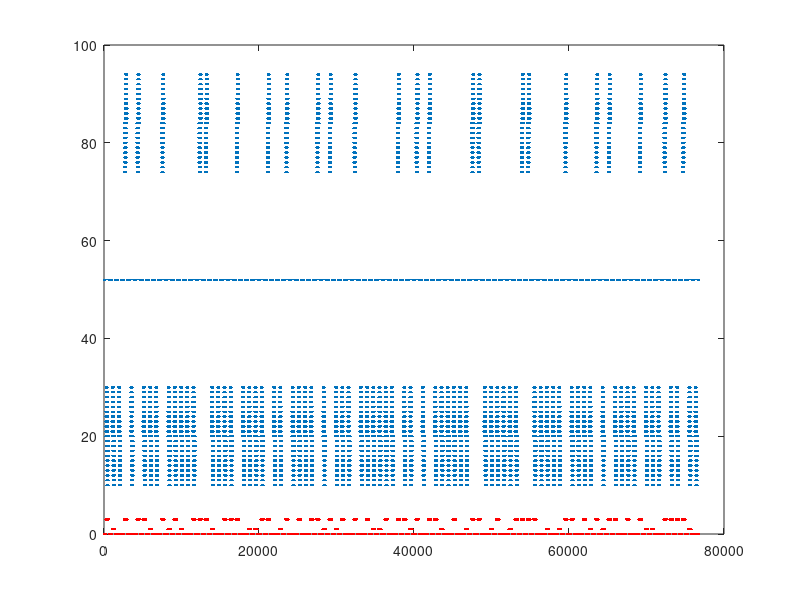

Source code (MATLAB):
% makeFunctionTwoStripegs4rand.m
% 1/9/2012, modified from
% makeFunctionMultiStripegs4rand.m
% 12/4/2012, modified from
% makeFunctionMultiStripegs4.m
% 12/4/2012, modified from
% makeFunctionExpandingOscillatingStripe4.m
% 11/14/2012 modified from
% % makeFunctionExpandingStripe4.m and makeFunctionStripeBlobGrating3.m
% 11/14/2012, modified from
% makeFunctionSpinningStripe4.m
% 10/16/2012, modified from
% makeFunctionStripeBlobGratinggs4.m
% PTW 8/29/2012 hack for gs=4, modified from
% makeFunctionStripeBlobGratinggs3.m

UPDATE_RATE_FPS = 100;
OSC_DURATION_SEC = 4;
BLANK_DURATION_SEC = 4;
OSC_FREQ_HZ = .5;

step_size = 1/UPDATE_RATE_FPS;
tBlank = 0:step_size:BLANK_DURATION_SEC/2-step_size;
tOsc = 0:step_size:OSC_DURATION_SEC;
%% make oscillating stripe functions
OSC_AMP_FRAMES = 10; % 20 frames (pixels) = 45 degrees

CENTER_POS_OFFSET = 104; % center position is x=1 (or x=105)
MAX_POS_X = 104; % maximum pattern position
MAX_POS_Y = 4;
RIGHT_OSC_OFFSET = 20; % right position is x=21
LEFT_OSC_OFFSET = 84; % 85
BLANK_POS_OFFSET_X = 52; % 53
BLANK_POS_OFFSET_Y = 0; % blank position is y=1
ONE_STRIPE_OFFSET_Y = 0;
TWO_STRIPE_OFFSET_Y = 1;
THREE_STRIPE_OFFSET_Y = 2;
TWO_OPP_STRIPE_OFFSET_Y = 3;

funcBlankx = 0*tBlank+BLANK_POS_OFFSET_X;
funcOscPosDirx = round(OSC_AMP_FRAMES*sin(2*pi*OSC_FREQ_HZ*tOsc) + RIGHT_OSC_OFFSET);
funcOscNegDirx = round(-OSC_AMP_FRAMES*sin(2*pi*OSC_FREQ_HZ*tOsc) + LEFT_OSC_OFFSET);

funcBlanky = 0*tBlank+BLANK_POS_OFFSET_Y;

allFuncy(1,:) = [funcBlanky, tOsc*0 + ONE_STRIPE_OFFSET_Y, funcBlankx(1:end-1)];
allFuncy(2,:) = [funcBlanky, tOsc*0 + TWO_STRIPE_OFFSET_Y, funcBlankx(1:end-1)];
allFuncy(3,:) = [funcBlanky, tOsc*0 + TWO_OPP_STRIPE_OFFSET_Y, funcBlankx(1:end-1)];
allFuncy(4,:) = [funcBlanky, tOsc*0 + TWO_OPP_STRIPE_OFFSET_Y, funcBlankx(1:end-1)];

allFuncx(1,:) = [funcBlankx,funcOscPosDirx, funcBlankx(1:end-1)];
allFuncx(2,:) = [funcBlankx,funcOscPosDirx, funcBlankx(1:end-1)];
allFuncx(3,:) = [funcBlankx,funcOscPosDirx, funcBlankx(1:end-1)];
allFuncx(4,:) = [funcBlankx,funcOscNegDirx, funcBlankx(1:end-1)];

allPerms = perms([1,2,3,4]);
allPerms = allPerms(randperm(size(allPerms,1))',:);
allPerms = reshape(allPerms',1,[]);

funcy = allFuncy(allPerms,:);
funcy = reshape(funcy',1,[]);
funcy = mod(funcy, MAX_POS_Y);

funcx = allFuncx(allPerms,:);
funcx = reshape(funcx',1,[]);
funcx = mod(funcx, MAX_POS_X);
%% save file

thisFullFileName =  mfilename('fullpath');
[thisDirectoryName,thisFileName,thisFileExtension] = fileparts(thisFullFileName);
%thisDirectoryName = 'C:\Users\nebulosa\Documents\panels\Matlab Codes\functions\Peter';
fullOutFileNameX = [thisDirectoryName '\position_function_two_stripe_xgs4rand.mat'];
fullOutFileNameY = [thisDirectoryName '\position_function_two_stripe_ygs4rand.mat'];
func = funcx;
save(fullOutFileNameX, 'func');
func = funcy;
save(fullOutFileNameY, 'func');

%% plot to check
figure
plot(funcx,'.')
hold on
plot(funcy,'.r')